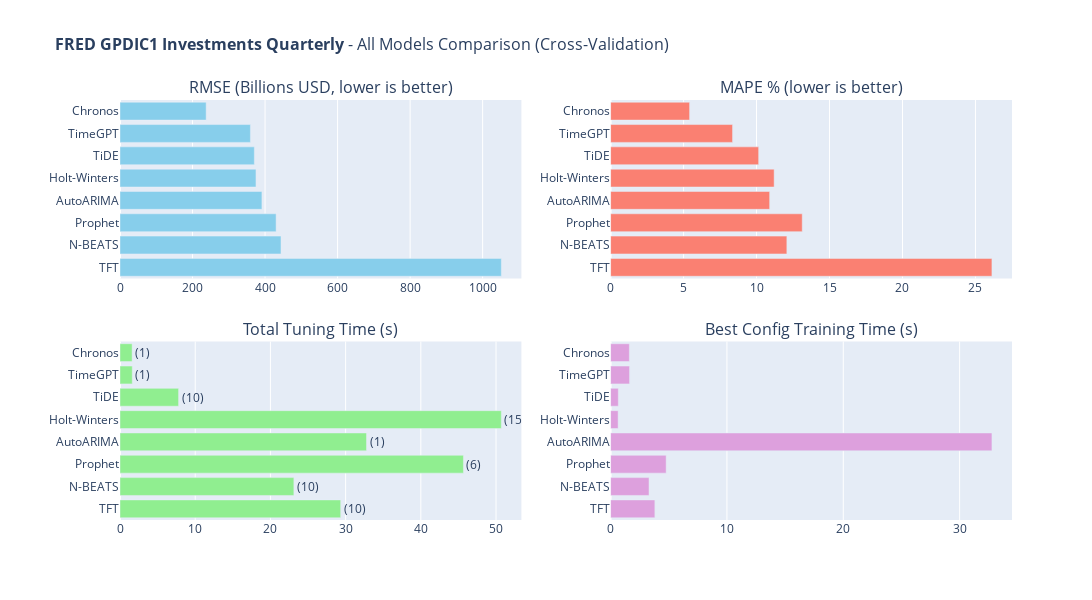

The notebook cell this image was saved under:
### Code cell
# 10. All Models Comparison (Interactive)

fig_comparison = plot_model_comparison(
    tracker.get_results_df(),
    DATASET_CONFIG["name"],
    value_unit=DATASET_CONFIG.get("value_unit"),
)
fig_comparison.show()

### Figure 1 — Plotly figure (JSON) as saved in the notebook; plotly's stock layout.template omitted (floating-point values rounded to 4 significant figures)
{"data": [{"hovertemplate": "<b>%{y}</b><br>RMSE: %{x:.2f}<extra></extra>", "marker": {"color": "skyblue"}, "orientation": "h", "type": "bar", "x": [237.6, 359.6, 370.5, 375.0, 391.4, 430.5, 444.0, 1052.0], "xaxis": "x", "y": ["Chronos", "TimeGPT", "TiDE", "Holt-Winters", "AutoARIMA", "Prophet", "N-BEATS", "TFT"], "yaxis": "y"}, {"hovertemplate": "<b>%{y}</b><br>MAPE: %{x:.2f}%<extra></extra>", "marker": {"color": "salmon"}, "orientation": "h", "type": "bar", "x": [5.414, 8.357, 10.15, 11.21, 10.9, 13.13, 12.08, 26.13], "xaxis": "x2", "y": ["Chronos", "TimeGPT", "TiDE", "Holt-Winters", "AutoARIMA", "Prophet", "N-BEATS", "TFT"], "yaxis": "y2"}, {"hovertemplate": "<b>%{y}</b><br>Time: %{x:.2f}s<extra></extra>", "marker": {"color": "lightgreen"}, "orientation": "h", "text": ["(1)", "(1)", "(10)", "(15)", "(1)", "(6)", "(10)", "(10)"], "textposition": "outside", "type": "bar", "x": [1.613, 1.63, 7.789, 50.7, 32.78, 45.67, 23.12, 29.34], "xaxis": "x3", "y": ["Chronos", "TimeGPT", "TiDE", "Holt-Winters", "AutoARIMA", "Prophet", "N-BEATS", "TFT"], "yaxis": "y3"}, {"hovertemplate": "<b>%{y}</b><br>Time: %{x:.2f}s<extra></extra>", "marker": {"color": "plum"}, "orientation": "h", "type": "bar", "x": [1.613, 1.63, 0.663, 0.6473, 32.78, 4.776, 3.303, 3.805], "xaxis": "x4", "y": ["Chronos", "TimeGPT", "TiDE", "Holt-Winters", "AutoARIMA", "Prophet", "N-BEATS", "TFT"], "yaxis": "y4"}], "layout": {"annotations": [{"font": {"size": 16}, "showarrow": false, "text": "RMSE (Billions USD, lower is better)", "x": 0.225, "xanchor": "center", "xref": "paper", "y": 1, "yanchor": "bottom", "yref": "paper"}, {"font": {"size": 16}, "showarrow": false, "text": "MAPE % (lower is better)", "x": 0.775, "xanchor": "center", "xref": "paper", "y": 1, "yanchor": "bottom", "yref": "paper"}, {"font": {"size": 16}, "showarrow": false, "text": "Total Tuning Time (s)", "x": 0.225, "xanchor": "center", "xref": "paper", "y": 0.425, "yanchor": "bottom", "yref": "paper"}, {"font": {"size": 16}, "showarrow": false, "text": "Best Config Training Time (s)", "x": 0.775, "xanchor": "center", "xref": "paper", "y": 0.425, "yanchor": "bottom", "yref": "paper"}], "height": 600, "margin": {"l": 120}, "showlegend": false, "title": {"font": {"size": 16}, "text": "<b>FRED GPDIC1 Investments Quarterly</b> - All Models Comparison (Cross-Validation)"}, "width": 1700, "xaxis": {"anchor": "y", "domain": [0, 0.45]}, "xaxis2": {"anchor": "y2", "domain": [0.55, 1]}, "xaxis3": {"anchor": "y3", "domain": [0, 0.45]}, "xaxis4": {"anchor": "y4", "domain": [0.55, 1]}, "yaxis": {"anchor": "x", "autorange": "reversed", "domain": [0.575, 1]}, "yaxis2": {"anchor": "x2", "autorange": "reversed", "domain": [0.575, 1]}, "yaxis3": {"anchor": "x3", "autorange": "reversed", "domain": [0, 0.425]}, "yaxis4": {"anchor": "x4", "autorange": "reversed", "domain": [0, 0.425]}}}
